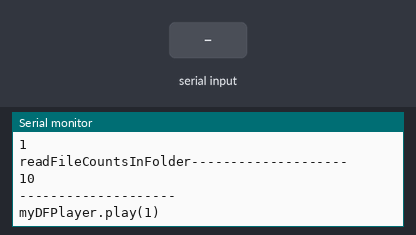
The sketch below on a simulated Arduino Uno, built with avr-gcc and run on an emulated ATmega328P. Shown: the last lines printed to the serial monitor. Inputs (shaded band) come from the test bench. The audio player accepts every command and is not drawn.

Above: at 1.7 s.
1.8 s: "n\n" received over Serial
At 2.3 s:
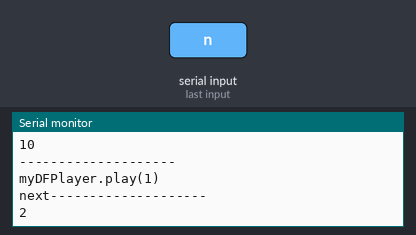
3.3 s: "p\n" received over Serial
At 4.5 s:
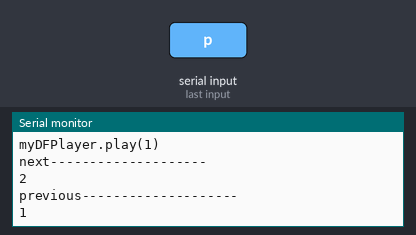
4.8 s: "+\n" received over Serial
At 5.9 s:
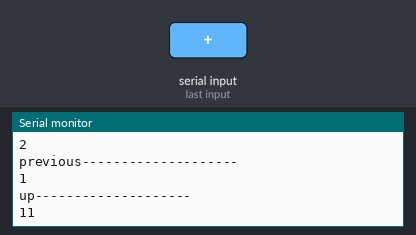
6.3 s: "-\n" received over Serial
At 7.1 s:
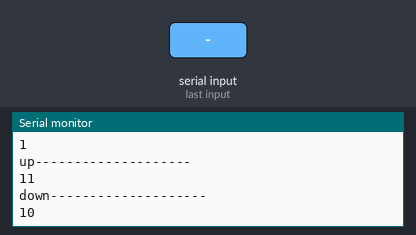
7.8 s: "*\n" received over Serial
At 8.1 s:
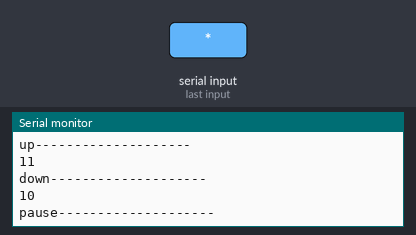
9.3 s: ">\n" received over Serial
At 10.5 s:
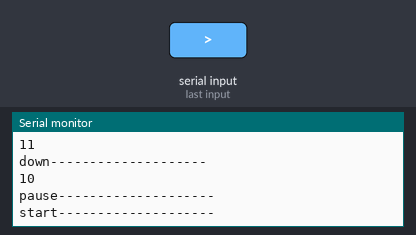
Timing chart, 0 to 11.8 s (numbered marks = the images above; inputs shaded):
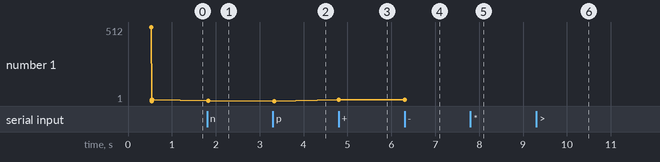

The sketch:

testDFPlayer.ino
```cpp
// (licence header left out)
/***********Notice and Trouble shooting***************
 1.Connection and Diagram can be found here
<https://www.dfrobot.com/wiki/index.php/DFPlayer_Mini_SKU:DFR0299#Connection_Diagram>
 2.This code is tested on ESP32 boards (changes by pcbreflux).
 ****************************************************/

#include <Arduino.h>
//#include <SoftwareSerial.h>
//#include "AltSoftSerial.h"
#include "DFRobotDFPlayerMini.h"

//SoftwareSerial mySoftwareSerial(16, 17); // RX, TX
//AltSoftSerial mySoftwareSerial(16, 17); // RX, TX
// #define UART_NUM 2
// #define UART_RX 16
// #define UART_TX 17

/// BE SURE TO USE SAME GND side as 3.3 is !!!!!!

#define UART_NUM 1
#define UART_RX 16
#define UART_TX 4 // BEWARE : used as SCREEN RST pin


HardwareSerial mySoftwareSerial(UART_NUM);
DFRobotDFPlayerMini myDFPlayer;
void printDetail(uint8_t type, int value);

void setup()
{
  mySoftwareSerial.begin(9600, SERIAL_8N1, UART_RX, UART_TX);  // speed, type, RX, TX
  Serial.begin(115200);

  Serial.println();
  Serial.println(F("DFRobot DFPlayer Mini Demo"));
  Serial.println(F("Initializing DFPlayer ... (May take 3~5 seconds)"));

  if (!myDFPlayer.begin(mySoftwareSerial)) {  //Use softwareSerial to communicate with mp3.

    Serial.println(myDFPlayer.readType(),HEX);
    Serial.println(F("Unable to begin:"));
    Serial.println(F("1.Please recheck the connection!"));
    Serial.println(F("2.Please insert the SD card!"));
    while(true);
  }
  Serial.println(F("DFPlayer Mini online."));

  myDFPlayer.setTimeOut(500); //Set serial communictaion time out 500ms

  //----Set volume----
  myDFPlayer.volume(10);  //Set volume value (0~30).
  myDFPlayer.volumeUp(); //Volume Up
  myDFPlayer.volumeDown(); //Volume Down

  //----Set different EQ----
  myDFPlayer.EQ(DFPLAYER_EQ_NORMAL);
//  myDFPlayer.EQ(DFPLAYER_EQ_POP);
//  myDFPlayer.EQ(DFPLAYER_EQ_ROCK);
//  myDFPlayer.EQ(DFPLAYER_EQ_JAZZ);
//  myDFPlayer.EQ(DFPLAYER_EQ_CLASSIC);
//  myDFPlayer.EQ(DFPLAYER_EQ_BASS);

  //----Set device we use SD as default----
//  myDFPlayer.outputDevice(DFPLAYER_DEVICE_U_DISK);
  myDFPlayer.outputDevice(DFPLAYER_DEVICE_SD);
//  myDFPlayer.outputDevice(DFPLAYER_DEVICE_AUX);
//  myDFPlayer.outputDevice(DFPLAYER_DEVICE_SLEEP);
//  myDFPlayer.outputDevice(DFPLAYER_DEVICE_FLASH);

  //----Mp3 control----
//  myDFPlayer.sleep();     //sleep
//  myDFPlayer.reset();     //Reset the module
//  myDFPlayer.enableDAC();  //Enable On-chip DAC
//  myDFPlayer.disableDAC();  //Disable On-chip DAC
//  myDFPlayer.outputSetting(true, 15); //output setting, enable the output and set the gain to 15

  int delayms=100;
  //----Mp3 play----
  /*
  Serial.println(F("myDFPlayer.next()"));
  myDFPlayer.next();  //Play next mp3
  delay(delayms);
  Serial.println(F("myDFPlayer.previous()"));
  myDFPlayer.previous();  //Play previous mp3
  delay(delayms);
  Serial.println(F("myDFPlayer.play(1)"));
  myDFPlayer.play(1);  //Play the first mp3
  delay(delayms);
  Serial.println(F("myDFPlayer.loop(1)"));
  myDFPlayer.loop(1);  //Loop the first mp3
  delay(delayms);
  Serial.println(F("myDFPlayer.pause()"));
  myDFPlayer.pause();  //pause the mp3
  delay(delayms);
  Serial.println(F("myDFPlayer.start()"));
  myDFPlayer.start();  //start the mp3 from the pause
  delay(delayms);
  Serial.println(F("myDFPlayer.playFolder(15, 4)"));
  myDFPlayer.playFolder(15, 4);  //play specific mp3 in SD:/15/004.mp3; Folder Name(1~99); File Name(1~255)
  delay(delayms);
  Serial.println(F("myDFPlayer.enableLoopAll()"));
  myDFPlayer.enableLoopAll(); //loop all mp3 files.
  delay(delayms);
  Serial.println(F("myDFPlayer.disableLoopAll()"));
  myDFPlayer.disableLoopAll(); //stop loop all mp3 files.
  delay(delayms);
  Serial.println(F("myDFPlayer.playMp3Folder(4)"));
  myDFPlayer.playMp3Folder(4); //play specific mp3 in SD:/MP3/0004.mp3; File Name(0~65535)
  delay(delayms);
  Serial.println(F("myDFPlayer.advertise(3)"));
  myDFPlayer.advertise(3); //advertise specific mp3 in SD:/ADVERT/0003.mp3; File Name(0~65535)
  delay(delayms);
  Serial.println(F("myDFPlayer.stopAdvertise()"));
  myDFPlayer.stopAdvertise(); //stop advertise
  delay(delayms);
  Serial.println(F("myDFPlayer.playLargeFolder(2,999)"));
  myDFPlayer.playLargeFolder(2, 999); //play specific mp3 in SD:/02/004.mp3; Folder Name(1~10); File Name(1~1000)
  delay(delayms);
  Serial.println(F("myDFPlayer.loopFolder(5)"));
  myDFPlayer.loopFolder(5); //loop all mp3 files in folder SD:/05.
  delay(delayms);
  Serial.println(F("myDFPlayer.randomAll()"));
  myDFPlayer.randomAll(); //Random play all the mp3.
  delay(delayms);
  Serial.println(F("myDFPlayer.enableLoop()"));
  myDFPlayer.enableLoop(); //enable loop.
  delay(delayms);
  Serial.println(F("myDFPlayer.disableLoop()"));
  myDFPlayer.disableLoop(); //disable loop.
  delay(delayms);
  */

  //----Read imformation----
  Serial.println(F("readState--------------------"));
  Serial.println(myDFPlayer.readState()); //read mp3 state
  Serial.println(F("readVolume--------------------"));
  Serial.println(myDFPlayer.readVolume()); //read current volume
  //Serial.println(F("readEQ--------------------"));
  //Serial.println(myDFPlayer.readEQ()); //read EQ setting
  Serial.println(F("readFileCounts--------------------"));
  Serial.println(myDFPlayer.readFileCounts()); //read all file counts in SD card
  Serial.println(F("readCurrentFileNumber--------------------"));
  Serial.println(myDFPlayer.readCurrentFileNumber()); //read current play file number
  Serial.println(F("readFileCountsInFolder--------------------"));
  Serial.println(myDFPlayer.readFileCountsInFolder(3)); //read fill counts in folder SD:/03
  Serial.println(F("--------------------"));

  Serial.println(F("myDFPlayer.play(1)"));
  myDFPlayer.play(1);  //Play the first mp3
}

void loop()
{
  // static unsigned long timer = millis();

 if (Serial.available()) {
    String inData = "";
    inData = Serial.readStringUntil('\n');
    if (inData.startsWith("n")) {
      Serial.println(F("next--------------------"));
      myDFPlayer.next();
      Serial.println(myDFPlayer.readCurrentFileNumber()); //read current play file number
    } else if (inData.startsWith("p")) {
      Serial.println(F("previous--------------------"));
      myDFPlayer.previous();
      Serial.println(myDFPlayer.readCurrentFileNumber()); //read current play file number
    } else if (inData.startsWith("+")) {
      Serial.println(F("up--------------------"));
      myDFPlayer.volumeUp();
      Serial.println(myDFPlayer.readVolume()); //read current volume
    } else if (inData.startsWith("-")) {
      Serial.println(F("down--------------------"));
      myDFPlayer.volumeDown();
      Serial.println(myDFPlayer.readVolume()); //read current volume
    } else if (inData.startsWith("*")) {
      Serial.println(F("pause--------------------"));
      myDFPlayer.pause();
    } else if (inData.startsWith(">")) {
      Serial.println(F("start--------------------"));
      myDFPlayer.start();
    }
 }

 if (myDFPlayer.available()) {
  if (myDFPlayer.readType()==DFPlayerPlayFinished) {
    Serial.println(myDFPlayer.read());
    Serial.println(F("next--------------------"));
     myDFPlayer.next();  //Play next mp3 every 3 second.
    Serial.println(F("readCurrentFileNumber--------------------"));
    Serial.println(myDFPlayer.readCurrentFileNumber()); //read current play file number
    delay(500);
  }
 }
 // if (myDFPlayer.available()) {
 //   printDetail(myDFPlayer.readType(), myDFPlayer.read()); //Print the detail message from DFPlayer to handle different errors and states.
 // }
}

void printDetail(uint8_t type, int value){
  switch (type) {
    case TimeOut:
      Serial.println(F("Time Out!"));
      break;
    case WrongStack:
      Serial.println(F("Stack Wrong!"));
      break;
    case DFPlayerCardInserted:
      Serial.println(F("Card Inserted!"));
      break;
    case DFPlayerCardRemoved:
      Serial.println(F("Card Removed!"));
      break;
    case DFPlayerCardOnline:
      Serial.println(F("Card Online!"));
      break;
    case DFPlayerPlayFinished:
      Serial.print(F("Number:"));
      Serial.print(value);
      Serial.println(F(" Play Finished!"));
      break;
    case DFPlayerError:
      Serial.print(F("DFPlayerError:"));
      switch (value) {
        case Busy:
          Serial.println(F("Card not found"));
          break;
        case Sleeping:
          Serial.println(F("Sleeping"));
          break;
        case SerialWrongStack:
          Serial.println(F("Get Wrong Stack"));
          break;
        case CheckSumNotMatch:
          Serial.println(F("Check Sum Not Match"));
          break;
        case FileIndexOut:
          Serial.println(F("File Index Out of Bound"));
          break;
        case FileMismatch:
          Serial.println(F("Cannot Find File"));
          break;
        case Advertise:
          Serial.println(F("In Advertise"));
          break;
        default:
          break;
      }
      break;
    default:
      break;
  }
}
```

Measured:
- after the input at 1.8 s, the serial monitor: prints a new line at once (image 1)
- after the input at 3.3 s, the serial monitor: prints a new line at once (image 2)
- after the input at 4.8 s, the serial monitor: prints a new line at once (image 3)
- after the input at 6.3 s, the serial monitor: prints a new line at once (image 4)
- after the input at 7.8 s, the serial monitor: prints a new line at once (image 5)
- after the input at 9.3 s, the serial monitor: prints a new line at once (image 6)
- plotted number 1: 10 → 2 after the input at 1.8 s, 1 → 11 after the input at 4.8 s, 11 → 10 after the input at 6.3 s
